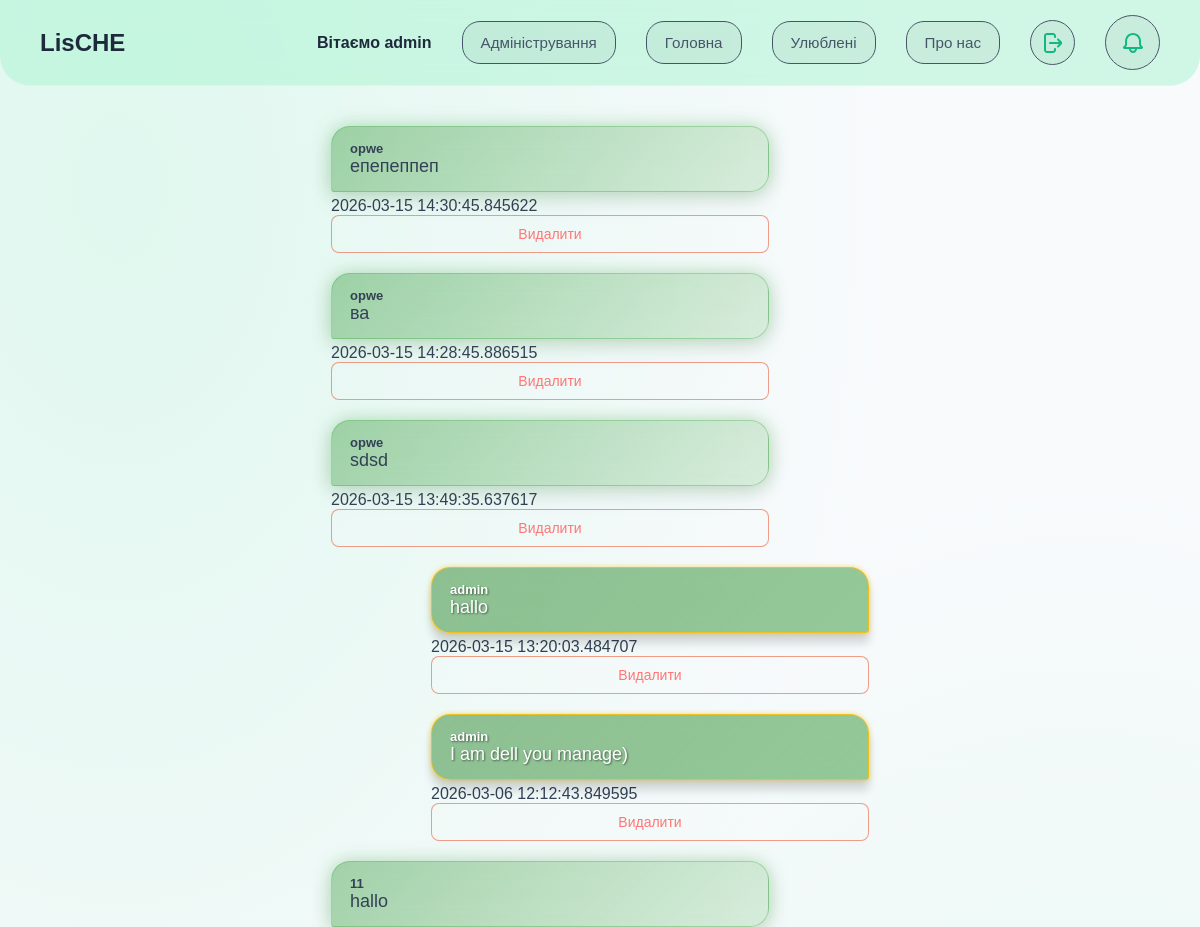
Page /forum (signed in, upper part) on the earlier database version.
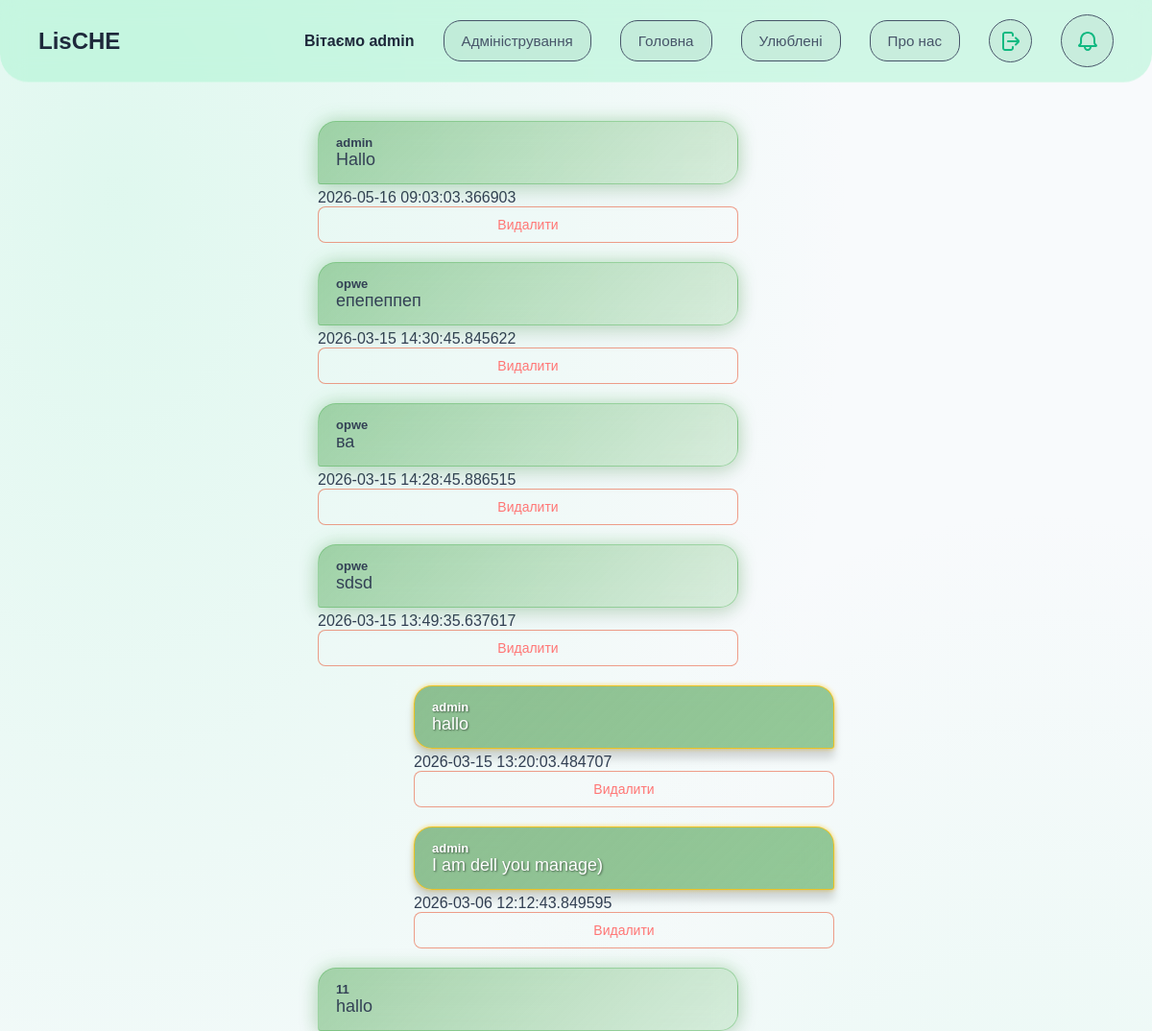
Same page on the later database version.
### DB.py (models this page shows)
class Forum(db.Model):
    id = db.Column(db.Integer, primary_key=True)
    userID = db.Column(db.Integer, db.ForeignKey('user.id'), nullable=False)
    username = db.Column(db.String(150), nullable=False)
    comment = db.Column(db.Text, nullable=False)
    date = db.Column(db.DateTime, nullable=False)
    isAdmin = db.Column(db.Boolean, default=False)

### app.py (the view)
@app.route('/forum', methods=['GET', 'POST'])
@login_required
def forum():
    if request.method == 'POST':
        comment = request.form['comment']
        new_comment = Forum(username=current_user.username, comment=comment, userID=current_user.id, date=datetime.utcnow(), isAdmin=current_user.isAdmin)
        db.session.add(new_comment)
        db.session.commit()
        return redirect('/forum')
    all_comments = Forum.query.order_by(Forum.date.desc()).all()
    commitDb = Comits.query.order_by(Comits.date.desc()).limit(5).all()
    return render_template('forum.html', comments=all_comments, comits=commitDb)

### app.py (called while the page is built)
@login_manager.user_loader
def load_user(user_id):
    return User.query.get(int(user_id))

### templates/forum.html (shortened to what this page needs)
<!DOCTYPE html>
<html lang="en">
<head>
    <link rel="stylesheet" href="{{ url_for('static', filename='styles/commit.css') }}">
    <link rel="stylesheet" href="{{ url_for('static', filename='styles/forum-style.css') }}">
    <link rel="stylesheet" href="{{ url_for('static', filename='styles/btn-style.css') }}">
    <link rel="stylesheet" href="{{ url_for('static', filename='styles/user-favorite-style.css') }}">
</head>
<body>
    <header>
        <h1>LisCHE</h1>
        <div class="header-btn">
            {% if current_user.is_authenticated %}
                <span class="welcome-text">Вітаємо {{ current_user.username }}</span>
                {% if current_user.isAdmin %}
                    <a href="{{ url_for('admin') }}"><button>Адміністрування</button></a>
                {% endif %}
                <a href="{{ url_for('main') }}"><button>Головна</button></a>
                <a href="{{ url_for('favorite') }}"><button>Улюблені</button></a>
                <a href="{{ url_for('about_us') }}"><button>Про нас</button></a>
                <a href="{{ url_for('logout') }}" class="logout-btn">
                </a>
                <button id="open-commit" class="logout-btn" style="width: 55px; height: 55px;">
                </button>
            {% else %}
                <a href="{{ url_for('login') }}"><button>Увійти</button></a>
                <a href="{{ url_for('register') }}"><button>Зареєструватись</button></a>
            {% endif %}
        </div>
    </header>
    <main style="margin-bottom: 100px;">
        {% for comment in comments %}
            {% if comment.userID == current_user.id %}
                <div class="my-message">
                    <div class="{% if comment.isAdmin %}message-admin{% else %}message-user{% endif %} right-masage">
                        <p class="user-name">{{ comment.username }}</p>
                        <p class="massage">{{ comment.comment }}</p>
                    </div>
                    <span class="message-date">{{ comment.date }}</span>
                    {% if current_user.isAdmin %}
                        <form action="{{ url_for('delete_forum_comment', id=comment.id) }}" method="POST">
                            <button class="action-btn delete-btn" type="submit">Видалити</button>
                        </form>
                    {% endif %}
                </div>
            {% else %}
                <div class="not-my-message">
                    <div class="{% if comment.isAdmin %}message-admin{% else %}message-user{% endif %}">
                        <p class="user-name">{{ comment.username }}</p>
                        <p class="massage">{{ comment.comment }}</p>
                    </div>
                    <span class="message-date">{{ comment.date }}</span>
                    {% if current_user.isAdmin %}
                        <form action="{{ url_for('delete_forum_comment', id=comment.id) }}" method="POST">
                            <button class="action-btn delete-btn" type="submit">Видалити</button>
                        </form>
                    {% endif %}
                </div>
            {% endif %}
        {% endfor %}
    </main>
</body>
</html>

Differences in the rows shown:
added Forum: username "admin", comment "Hallo", date "2026-05-16 09:03:03.366903"
